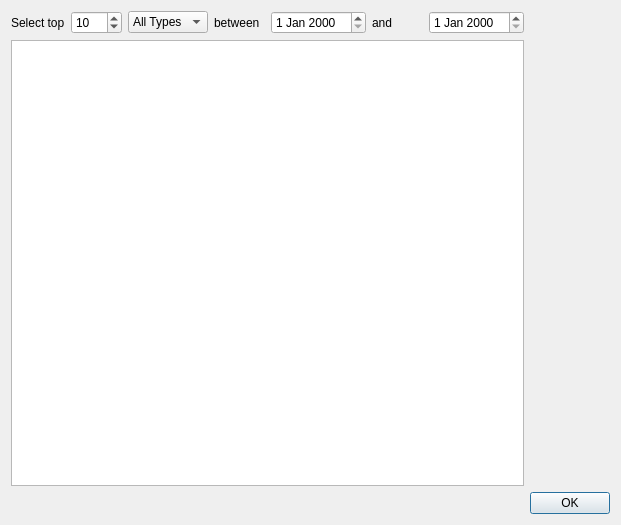
<?xml version="1.0" encoding="UTF-8"?>
<ui version="4.0">
 <class>TopDrinkReportGui</class>
 <widget class="QDialog" name="TopDrinkReportGui">
  <property name="geometry">
   <rect>
    <x>0</x>
    <y>0</y>
    <width>621</width>
    <height>525</height>
   </rect>
  </property>
  <property name="windowTitle">
   <string>Top Drink Report</string>
  </property>
  <layout class="QGridLayout" name="gridLayout">
   <item row="0" column="0">
    <layout class="QVBoxLayout" name="verticalLayout">
     <item>
      <layout class="QGridLayout" name="gridLayout_2">
       <item row="3" column="1">
        <widget class="QPushButton" name="pushButton">
         <property name="text">
          <string>OK</string>
         </property>
        </widget>
       </item>
       <item row="3" column="0">
        <spacer name="horizontalSpacer">
         <property name="orientation">
          <enum>Qt::Horizontal</enum>
         </property>
         <property name="sizeHint" stdset="0">
          <size>
           <width>40</width>
           <height>20</height>
          </size>
         </property>
        </spacer>
       </item>
       <item row="2" column="0">
        <widget class="QTableWidget" name="queryResults"/>
       </item>
       <item row="1" column="0">
        <layout class="QGridLayout" name="gridLayout_3">
         <item row="0" column="2">
          <widget class="QComboBox" name="alcoholTypeSelection">
           <property name="toolTip">
            <string>Type of alcohol to select from</string>
           </property>
           <property name="currentText">
            <string>All Types</string>
           </property>
           <property name="maxVisibleItems">
            <number>9</number>
           </property>
           <item>
            <property name="text">
             <string>All Types</string>
            </property>
           </item>
           <item>
            <property name="text">
             <string>Beer</string>
            </property>
           </item>
           <item>
            <property name="text">
             <string>Liquor</string>
            </property>
           </item>
           <item>
            <property name="text">
             <string>Wine</string>
            </property>
           </item>
          </widget>
         </item>
         <item row="0" column="5">
          <widget class="QLabel" name="label_3">
           <property name="text">
            <string>and</string>
           </property>
          </widget>
         </item>
         <item row="0" column="0">
          <widget class="QLabel" name="label">
           <property name="text">
            <string>Select top</string>
           </property>
          </widget>
         </item>
         <item row="0" column="1">
          <widget class="QSpinBox" name="topNumberSelection">
           <property name="toolTip">
            <string>Number of records to select</string>
           </property>
           <property name="minimum">
            <number>3</number>
           </property>
           <property name="value">
            <number>10</number>
           </property>
          </widget>
         </item>
         <item row="0" column="4">
          <widget class="QDateEdit" name="startDateEdit"/>
         </item>
         <item row="0" column="3">
          <widget class="QLabel" name="label_2">
           <property name="text">
            <string>between</string>
           </property>
          </widget>
         </item>
         <item row="0" column="6">
          <widget class="QDateEdit" name="endDateEdit"/>
         </item>
        </layout>
       </item>
      </layout>
     </item>
    </layout>
   </item>
  </layout>
 </widget>
 <resources/>
 <connections/>
</ui>
